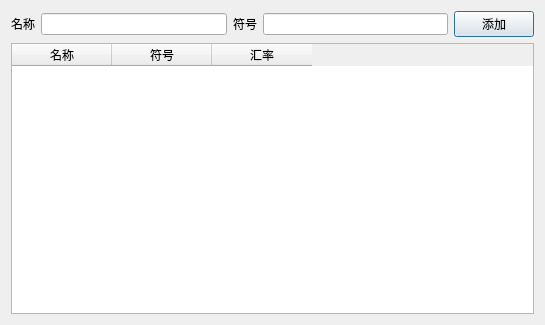
<?xml version="1.0" encoding="UTF-8"?>
<ui version="4.0">
 <class>JsonManageDialog</class>
 <widget class="QDialog" name="JsonManageDialog">
  <property name="geometry">
   <rect>
    <x>0</x>
    <y>0</y>
    <width>545</width>
    <height>325</height>
   </rect>
  </property>
  <property name="windowTitle">
   <string>Dialog</string>
  </property>
  <property name="sizeGripEnabled">
   <bool>false</bool>
  </property>
  <layout class="QVBoxLayout" name="verticalLayout">
   <item>
    <layout class="QHBoxLayout" name="horizontalLayout">
     <item>
      <widget class="QLabel" name="label">
       <property name="text">
        <string>名称</string>
       </property>
      </widget>
     </item>
     <item>
      <widget class="QLineEdit" name="lineEditAddName"/>
     </item>
     <item>
      <widget class="QLabel" name="label_2">
       <property name="text">
        <string>符号</string>
       </property>
      </widget>
     </item>
     <item>
      <widget class="QLineEdit" name="lineEidtAddSymbol"/>
     </item>
     <item>
      <widget class="QPushButton" name="btnAdd">
       <property name="text">
        <string>添加</string>
       </property>
      </widget>
     </item>
    </layout>
   </item>
   <item>
    <widget class="QTableWidget" name="tableWidget">
     <property name="styleSheet">
      <string notr="true"/>
     </property>
     <column>
      <property name="text">
       <string>名称</string>
      </property>
     </column>
     <column>
      <property name="text">
       <string>符号</string>
      </property>
     </column>
     <column>
      <property name="text">
       <string>汇率</string>
      </property>
     </column>
    </widget>
   </item>
  </layout>
 </widget>
 <resources/>
 <connections/>
</ui>
